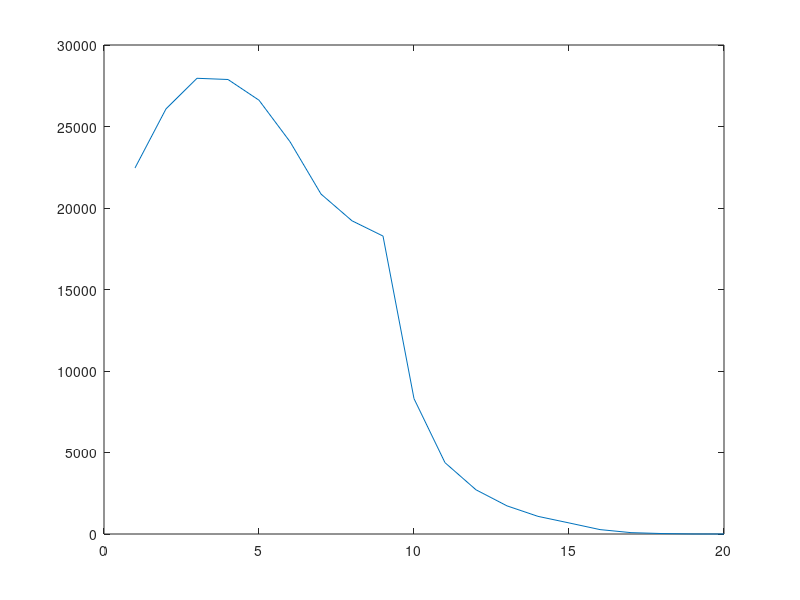

The MATLAB source for this figure:
function gaussianFitting()
data = [0 0
1 22349
2 25947
3 27938
4 28099
5 26624
6 23870
7 20707
8 19223
9 18407
10 8366
11 4441
12 2722
13 1643
14 1214
15 576
16 262
17 72
18 27
19 3
20 1
21 0];
data =[1 22456
2 26082
3 27958
4 27884
5 26613
6 24068
7 20856
8 19215
9 18279
10 8305
11 4376
12 2712
13 1726
14 1082
15 680
16 270
17 84
18 28
19 3
20 0];
% data =[578.05 0.380625
% 630 0.1325
% 681.95 0.0765625
% 733.9 0.051875
% 785.85 0.0390625
% 837.8 0.028125
% 889.75 0.0271875
% 941.7 0.0296875
% 993.65 0.039375
% 1045.6 0.0384375
% 1097.55 0.0315625
% 1149.5 0.029375
% 1201.45 0.0190625
% 1253.4 0.01875
% 1305.35 0.0146875
% 1357.3 0.0103125
% 1409.25 0.0075
% 1461.2 0.0053125
% 1513.15 0.004375
% 1565.1 0.006875
% 1617.05 0.001875
% 1669 0.006875];
figure;
plot(data(:,1), data(:,2));

res=sum(data(:,1).*data(:,2))/sum(data(:,2))
median(data(:,2))
end